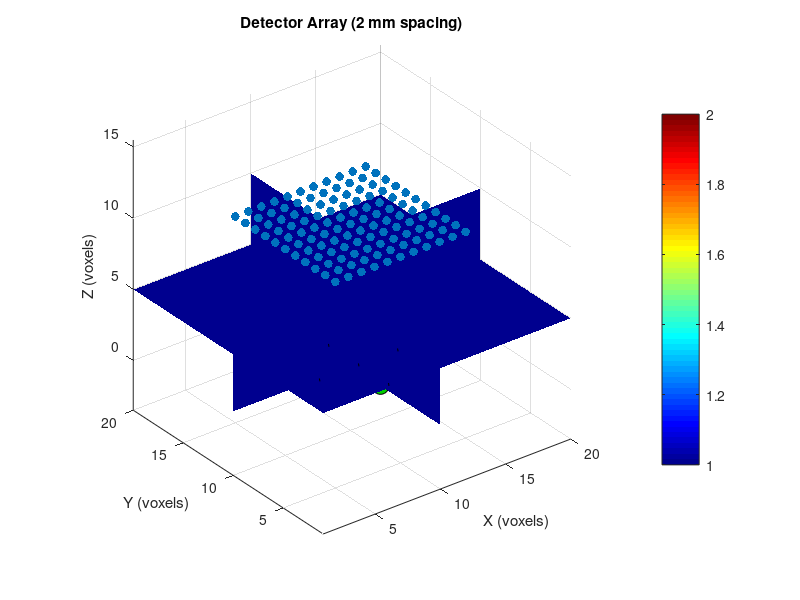

MATLAB code to generate this figure: (Note: this script raises an error after producing the figure.)
%%%%%%%%%%%%%%%%%%%%%%%%%%%%%%%%%%%%%%%%
% Image reconstruction based on Perturbation model
% Forward model: MCXLAB time domain
% Inverse problem solver: linear, lsqr from Matlab
% Created by jingjing jiang, 
%            jing.jing.jiang@outlook.com
% Date: 2025.04.23
%%%%%%%%%%%%%%%%%%%%%%%%%%%%%%%%%%%%%%%%
%% add paths
path_mcxlab = '/home/jingjing/Documents//SoftwarePackages/mcx2023/';
addpath(genpath(path_mcxlab))
 

%% create an homogeneous case
%% Step 1 - run baseline simulation to get detected photons (and their seeds) at detectors
mua_homo = 0.005 * ones(1,2);
mua_heter = mua_homo;
mua_heter(2) = 0.1;

clear cfg
% cfg.seed = hex2dec('623F9A9E');
cfg.nphoton=1e8;
 
cfg.vol=uint8(ones(20,20,10));
cfg.vol( 11:13,7:9, 4:5)=2;
 

% time-domain simulation parameters
cfg.tstart = 0;
cfg.tend =0.3e-9;
cfg.tstep = 1e-11 ;
 

twin = cfg.tstart + cfg.tstep :cfg.tstep:cfg.tend;
numgate = length(twin);
 
cfg.prop=[0 0 1 1; 
    1e-6 0.4 0.5 1.37; 
    1e-6 0.4 0.5 1.37];
 
cfg.unitinmm = 1;

% add 10 x 10 detectors on the opposite side with the pixel size = 2 mm
% cfg.detpos=[30,20,0,1];        % to detect photons, one must first define detectors
det_spacing = 1;
 
x_start = 5; x_end = 15; % Includes center at 15
y_start = 5; y_end = 15;
z_pos =  10+1; % Opposite side of source (z=1)
XX = x_start:det_spacing:x_end;
YY = y_start:det_spacing:y_end;

% Generate detector coordinates
[x_det, y_det] = meshgrid(XX, YY);
cfg.detpos = [x_det(:), y_det(:), repmat(z_pos, numel(x_det), 1), ones(numel(x_det),1)];

% cfg.detpos = [10, 10,  10, 2 ];
cfg.maxdetphoton = 1e8;
cfg.issavedet =1;
 
cfg.autopilot = 1;
cfg.gpuid = 1;

cfg.isreflect = 0; % enable reflection at exterior boundaries
cfg.outputtype = 'flux'; 
 

%% run baseline simulation, now seed data are stored in output seeds.data
% srcList = [    10    10
%     10     7
%     10    13
%      7    10
%     13    10];
% srcList = [10 10]
% srcList = [10 10;10 11];
% srcList = [10 11];

% srcList = [    10    10
%     10     9
%     10    11
%      9    10
%     11    10];
srcList = [    10    10
    10     7
    10    13
    7    10
    13    10];

srcList = srcList  ;
srcList(:,3) =1;
numsrc = size(srcList,1);
numdet = size(cfg.detpos,1);

%% Visualization Geometry
figure;
vol = cfg.vol;
slice(double(vol), 10, 10, 5); % Slices at x=10, y=10, z=5
shading interp
colormap(jet)
colorbar
axis tight
xlabel('X'), ylabel('Y'), zlabel('Z')
title('3D Volume Slices')
hold on
% Visualize detector placement (optional)
scatter3(cfg.detpos(:,1), cfg.detpos(:,2), cfg.detpos(:,3), 40, 'filled');
title('Detector Array (2 mm spacing)');
xlabel('X (voxels)'); ylabel('Y (voxels)'); zlabel('Z (voxels)');
axis equal; grid on;
% Add source position
hold on;
src_pos = srcList;
scatter3(src_pos(:,1), src_pos(:,2), src_pos(:,3), 150, 'filled', ...
    'MarkerFaceColor', [0 0.8 0], 'MarkerEdgeColor', 'k'); 
% axis equal tight
view(3)
%%
cw_1 = zeros(numsrc*numdet,1);
cw_2 = cw_1;
hist_1_all = zeros(numsrc*numdet, numgate);
hist_2_all = hist_1_all;
for isrc = 1: numsrc
% isrc = 1
cfg.srcpos = srcList(isrc,:) ;
cfg.srcdir = [0 0 1];
cfg.srctype='disk';
% cfg.srcparam1=[10, 0, 0, 0];
% cfg.srcparam1=[5, 0, 0, 0]
cfg.srcparam1=[1, 0, 0, 0]

[flux, detp, vol, seeds]=mcxlab(cfg);
% size(seeds.data)
seeds_all(isrc).seeds = seeds;
det_all(isrc).det = detp;
hist_1 = create_hist(detp, ...
    mua_homo, twin, cfg);
%% add anomaly  in the volume (heterogenous case)
 
hist_2 = create_hist(detp, ...
    mua_heter, twin, cfg);

%% 
numdet = size(cfg.detpos,1);
figure, 
for ii = 1:numdet
% ii = 4
    semilogy(hist_1(ii,:))
    hold on
    semilogy(hist_2(ii,:))
end

hist_1_all(numdet*(isrc-1)+1: numdet*isrc,:)=hist_1;
hist_2_all(numdet*(isrc-1)+1: numdet*isrc,:)=hist_2;


% cw_1_tmp =  sum(hist_1,2);
% cw_2_tmp =  sum(hist_2,2);
% 
% cw_1(1+numdet * (isrc-1):numdet * isrc) = cw_1_tmp;
% cw_2(1+numdet * (isrc-1):numdet * isrc) = cw_2_tmp;
% 
% nx = length(XX);
% ny = length(YY);
% cw_2d_1 = reshape(cw_1_tmp,nx,ny);
% cw_2d_2 = reshape(cw_2_tmp ,nx,ny);
% figure,
% subplot(131)
% imagesc(cw_2d_1)
% colorbar
% subplot(132)
% imagesc(cw_2d_2)
% colorbar
% subplot(133)
% imagesc(cw_2d_1./cw_2d_2)
% colorbar
end

 
 
%% Process measurements CW
% phi_homo = log10(cw_1);
% phi_hetero = log10(cw_2);
% data_diff = phi_hetero - phi_homo ;
%% Process measurements Time Gates
% remove zero gates
[idx_1 idx_2] = find(hist_1==0);
idx_start = max(idx_2) +1;
idx_tg_select = idx_start:numgate;
ng = length(idx_tg_select);
% [nd ng] = size(hist_1);

% phi_homo = reshape(log10(hist_1(:,idx_tg_select))', numdet* ng , 1);
% phi_hetero = reshape(log10(hist_2(:,idx_tg_select))', numdet* ng, 1);
phi_homo = reshape(log10(hist_1_all(:,idx_tg_select))', numdet* numsrc*ng , 1);
phi_hetero = reshape(log10(hist_2_all(:,idx_tg_select))', numdet*numsrc*ng, 1);

data_diff = phi_hetero - phi_homo ;

 
% 
figure,
 
subplot(121)
plot(phi_homo )
hold on
plot(phi_hetero)

subplot(122)
plot(data_diff  )
%% Image reconstruction
 
%%  1. replay detected photon and output Jacobian [there is a bug with this replay mode
newcfg = cfg;
newcfg.prop(2:end,1) = mua_homo;
newcfg.outputtype = 'jacobian';
[vx, vy, vz] = size(newcfg.vol);
tic
jac_all = zeros(vx, vy, vz, numgate,numdet*numsrc);
for isrc = 1:numsrc
% newcfg.seed = seeds.data;
% newcfg.detphotons = detp.data;
% newcfg.replaydet = =-1 % 

newcfg.seed = seeds_all(isrc).seeds.data;
newcfg.detphotons = det_all(isrc).det.data;
% jac = zeros(vx, vy, vz, numgate,numdet);
% for idet = 1: numdet
%     newcfg.replaydet= idet
    newcfg.replaydet= -1;
    [flux2, detp2, vol2, seeds2] = mcxlab(newcfg);
%     size(flux2.data)
    jac  = flux2.data;
    
% end
 jac_all(:,:,:,:,1+numdet * (isrc-1):numdet * isrc) = jac;
end
 
toc
%% 2. calculate jacobian matrix
% jac=log10(abs(jac1));
size(jac)

figure, 
% tg_plot = 10
for itg = 1:numgate
    imagesc(squeeze(jac(:,:,5,itg,1)))
    title(['time gate ' num2str(itg)])
    colorbar
    pause(0.3)
end
 
% jac(~isfinite(jac)) = nan;
%% reshape jacobian matrix
% J = reshape(jac, numel(cfg.vol), numdet)';  % [Ndet x Nvox]
% J = reshape(jac_all, numel(cfg.vol), numdet*num_src*numgate)' ;  % [Nmeas x Nvox]

% zero gates removed
J = reshape(jac_all(:,:,:,idx_tg_select,:), numel(cfg.vol), numdet*numsrc*ng)' ;  % [Nmeas x Nvox]
  
% remove nan
nan_idx = isnan(data_diff);
data_diff_clean = data_diff(~nan_idx);
J_clean = J(~nan_idx, :); % Make sure to remove corresponding rows from J!

data_diff = data_diff_clean;
J = J_clean;
% size(J)
[nx, ny] = size(J);
%% image reconstruction
lambda = 1e3;  % Regularization parameter

if nx<ny
 disp('JJt')
tic
% lambda = 1e0;  % Regularization parameter
%  JJt
H = J*J' + lambda*eye(size(J,1));
update = J'*(H\-data_diff);
update_3D = reshape(update, vx,vy,vz);
toc
else
 
% jtj
disp('tJt')
tic
% lambda = 1e1;  % Regularization parameter
H = J'*J + lambda*eye(size(J,2));
update = H \ (J' * -data_diff);

update_3D = reshape(update, vx,vy,vz);
toc
end
%% apply update and reconstruct
mu_a_recon_3D = update_3D+mua_homo(1);
figure
for iz = 1:size(cfg.vol,3)
    subplot(121)
    imagesc(squeeze( mu_a_recon_3D(:,:,iz)) )
    title(['z ' num2str(iz)])
    colorbar
    % clim([0.005 nanmax(mu_a_recon_3D(:))])
    subplot(122)
    imagesc(squeeze(cfg.vol(:,:, iz)))

    pause(0.3)
end
